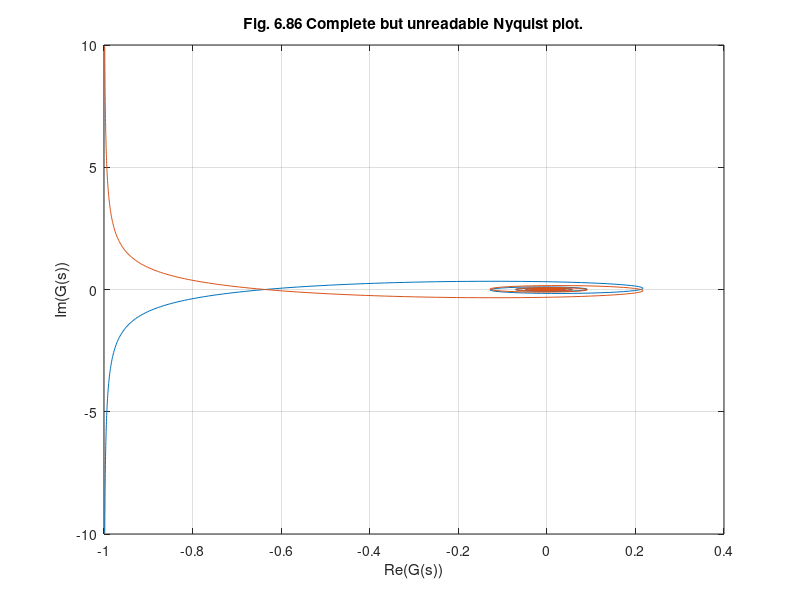
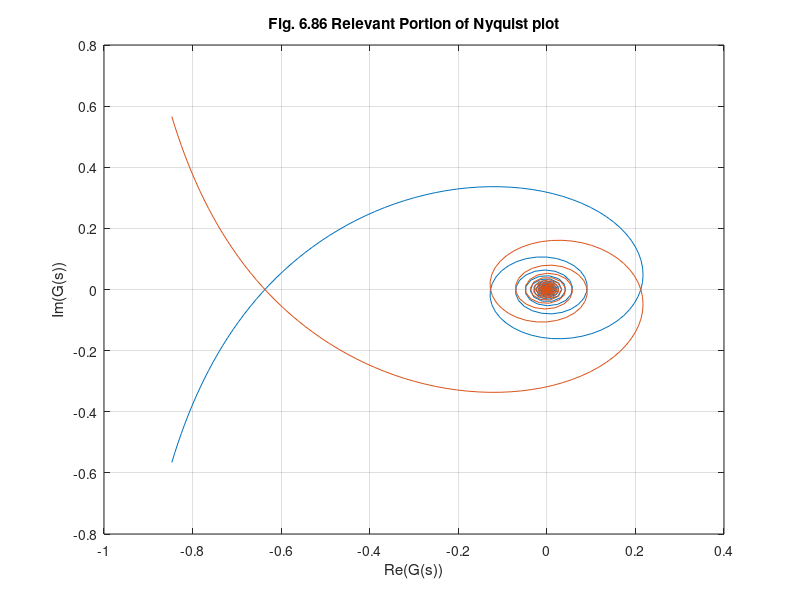

These figures' MATLAB source, in order:
%  Figure 6.86      Feedback Control of Dynamic Systems, 4e
%                   Franklin, Powell, Emami
% 

clear all
close all;

w=logspace(-1,4,500);
figure(1)
plot(-sin(w)./w,-cos(w)./w,-sin(w)./w,cos(w)./w)
xlabel('Re(G(s))');
ylabel('Im(G(s))');
title('Fig. 6.86 Complete but unreadable Nyquist plot.');
grid;
figure(2)
i=100:500;
plot(-sin(w(i))./w(i),-cos(w(i))./w(i),-sin(w(i))./w(i),cos(w(i))./w(i))
grid;
xlabel('Re(G(s))');
ylabel('Im(G(s))');
title('Fig. 6.86 Relevant Portion of Nyquist plot');
